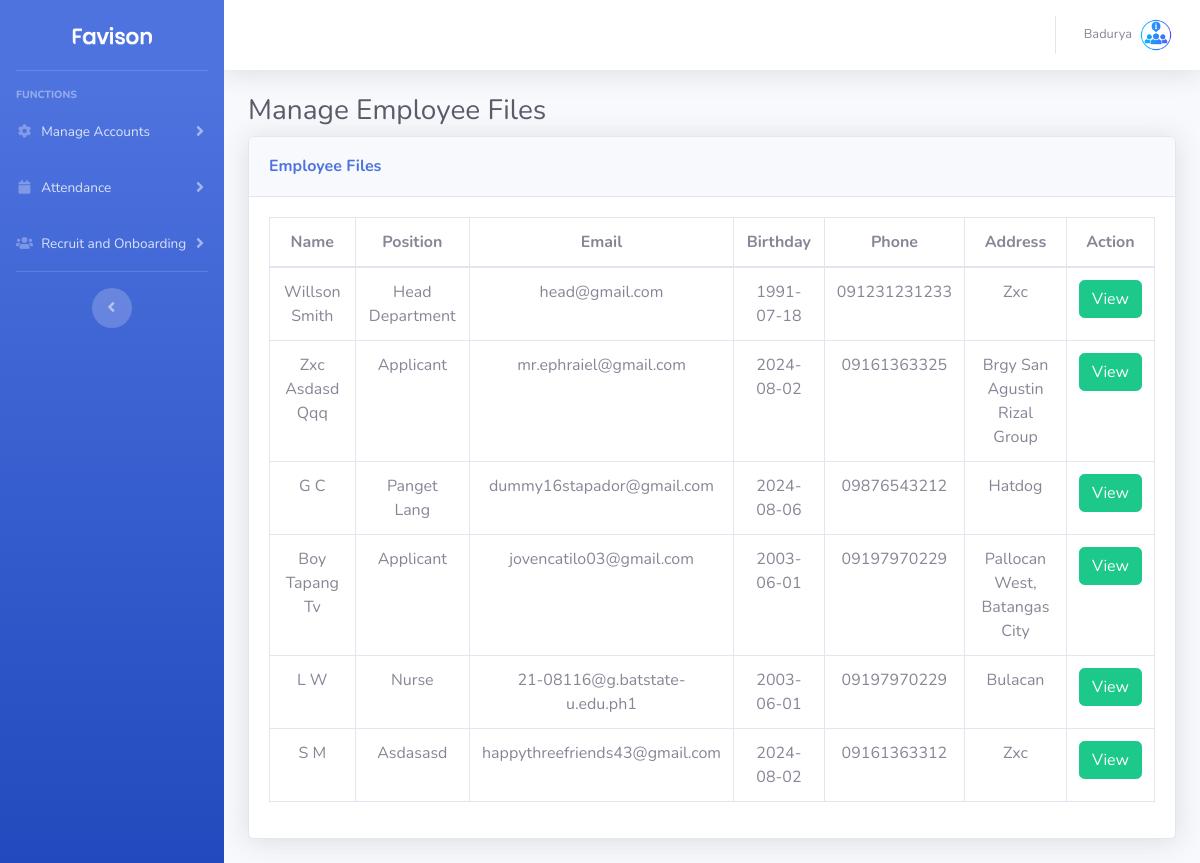
The app's page /admin?i=employee_files (signed in) with its own data.
### tables this page shows
CREATE TABLE `user_details` (
  `user_id` bigint(20) NOT NULL,
  `fname` varchar(256) NOT NULL,
  `mname` varchar(256) NOT NULL,
  `lname` varchar(256) NOT NULL,
  `gender` varchar(256) NOT NULL,
  `address` varchar(256) NOT NULL,
  `birthday` varchar(256) NOT NULL,
  `phone` varchar(256) NOT NULL,
  `position` varchar(256) NOT NULL,
  `profile_picture` text NOT NULL
);

CREATE TABLE `users` (
  `id` bigint(20) NOT NULL,
  `email` varchar(256) NOT NULL,
  `password` varchar(256) NOT NULL,
  `status` int(11) NOT NULL DEFAULT 0,
  `role` varchar(256) NOT NULL DEFAULT 'employee',
  `verification_code` varchar(256) NOT NULL
);

### conn/conn.php (called while the page is built, shortened)
<?php
class DatabaseHandler {
    private $pdo;
    public function __construct() {
        $dbHost = 'localhost';
        $dbPort = '3306';
        $dbName = 'cifra';
        $dbUser = 'root';
        $dbPassword = '';
        try {
            $dsn = "mysql:host=$dbHost;port=$dbPort;dbname=$dbName";
            $this->pdo = new PDO($dsn, $dbUser, $dbPassword);
            $this->pdo->setAttribute(PDO::ATTR_ERRMODE, PDO::ERRMODE_EXCEPTION);
        } catch (PDOException $e) {
            echo "Connection failed: " . $e->getMessage();
        }
    }
    public function getAllEmployee($status) {
        try {
            $stmt = $this->pdo->prepare("
                SELECT a.id, a.email,a.role, b.*
                FROM `users` AS a
                JOIN `user_details` AS b
                ON a.id = b.user_id
                WHERE a.status = :status
                AND (a.role = 'employee' OR a.role = 'head');
            ");
            $stmt->bindParam(':status', $status, PDO::PARAM_STR);
            $stmt->execute();
            $result = $stmt->fetchAll(PDO::FETCH_ASSOC);
            return $result;
        } catch (PDOException $e) {
            echo "Query failed: " . $e->getMessage();
        }
    }
    public function getIdByColumnValue($tableName, $columnName, $columnValue, $idColumnName) {
        try {
            $stmt = $this->pdo->prepare("SELECT $idColumnName FROM $tableName WHERE $columnName = :column_value");
            $stmt->bindParam(':column_value', $columnValue);
            $stmt->execute();
            $result = $stmt->fetch(PDO::FETCH_ASSOC);
            if ($result) {
                return $result[$idColumnName];
            } else {
                return null;
            }
        } catch (PDOException $e) {
            return null;
        }
    }
}
?>

### admin/employee_files.php (the view, shortened to what this page needs)
 <div class="container-fluid">
<h1 class="h3 mb-2 text-gray-800">Manage Employee Files</h1>
<div class="card shadow mb-4">
    <div class="card-header py-3 d-lg-flex text-center justify-content-lg-between align-items-center">
        <h6 class="m-0 font-weight-bold text-primary my-1">Employee Files</h6>
    </div>
    <div class="card-body">
        <div class="table-responsive">
            <table class="table table-bordered text-center" id="dataTable" width="100%" cellspacing="0">
                <thead>
                    <tr>
                        <th>Name</th>
                        <th>Position</th>
                        <th>Email</th>
                        <th>Birthday</th>
                        <th>Phone</th>
                        <th>Address</th>
                        <th>Action</th>
                    </tr>
                </thead>
                <tbody>
                    <?php
                    $rows = $db->getAllEmployee(0);
                    if(count($rows)>0){
                        foreach ($rows as $row) {
                            $id = $row['id'];
                            $email = $row['email'];
                            $fname = ucwords($row['fname']);
                            $mname = ucwords($row['mname']);
                            $lname = ucwords($row['lname']);
                            $fullname = $fname.' '.$mname.' '.$lname;
                            $address = ucwords($row['address']);
                            $birthday = $row['birthday'];
                            $phone = $row['phone'];
                            $position = ucwords($row['position']);
                            $data='
                                data-id="'.$id.'"
                                data-email="'.$email.'"
                                data-address="'.$address.'"
                                data-birthday="'.$birthday.'"
                                data-phone="'.$phone.'"
                                data-position="'.$position.'"
                            ';
                            $action = '<button '.$data.' data-type="view" data-toggle="modal" data-target="#formModal" class="viewBtn btn btn-success">View</button>
                                        ';
                            echo '<tr>
                                <td>'.$fullname.'</td>
                                <td>'.$position.'</td>
                                <td>'.$email.'</td>
                                <td>'.$birthday.'</td>
                                <td>'.$phone.'</td>
                                <td>'.$address.'</td>
                                <td>'.$action.'</td>
                            </tr>';
                        }
                    }
                    ?>
                </tbody>
            </table>
        </div>
    </div>
</div>
<link rel="stylesheet" href="https://cdn.datatables.net/2.1.3/css/dataTables.dataTables.css">

### admin/components/header.php (shortened to what this page needs)
<?php
include '../conn/conn.php';
$db = new DatabaseHandler();
$user_id = $_SESSION['id'];
?>
<!DOCTYPE html>
<html lang="en">
<head>
    <link href="vendor/fontawesome-free/css/all.min.css" rel="stylesheet" type="text/css">
    <link href="css/sb-admin-2.min.css" rel="stylesheet">
</head>
<body id="page-top">
    <div id="wrapper">
        <ul class="navbar-nav bg-gradient-primary sidebar sidebar-dark accordion" id="accordionSidebar">
            <a class="sidebar-brand d-flex align-items-center justify-content-center" href="?i=profile">
                <div class="sidebar-brand-icon">
                    <img src="img/logo.png" class="rounded " width="80px" alt="">
                </div>
            </a>
            <hr class="sidebar-divider">
            <div class="sidebar-heading">
                Functions
            </div>
            <li class="nav-item">
                <a class="nav-link collapsed" href="#" data-toggle="collapse" data-target="#collapseTwo"
                    aria-expanded="true" aria-controls="collapseTwo">
                    <i class="fas fa-fw fa-cog"></i>
                    <span>Manage Accounts</span>
                </a>
            </li>
             <li class="nav-item">
                <a class="nav-link collapsed" href="#" data-toggle="collapse" data-target="#collapseThree"
                    aria-expanded="true" aria-controls="collapseThree">
                    <i class="fas fa-fw fa-calendar"></i>
                    <span>Attendance</span>
                </a>
            </li>
            <li class="nav-item">
                <a class="nav-link collapsed" href="#" data-toggle="collapse" data-target="#collapseFour"
                    aria-expanded="true" aria-controls="collapseFour">
                    <i class="fas fa-fw fa-users"></i>
                    <span>Recruit and Onboarding</span>
                </a>
            </li>
            <hr class="sidebar-divider">
            <div class="text-center d-none d-md-inline">
                <button class="rounded-circle border-0" id="sidebarToggle"></button>
            </div>
        </ul>
        <div id="content-wrapper" class="d-flex flex-column">
            <div id="content">
                <nav class="navbar navbar-expand navbar-light bg-white topbar mb-4 static-top shadow">
                    <ul class="navbar-nav ml-auto">
                        <li class="nav-item dropdown no-arrow">
                        <a class="nav-link dropdown-toggle" href="#" id="userDropdown" role="button"
                                data-toggle="dropdown" aria-haspopup="true" aria-expanded="false">
                                <span class="mr-2 d-none d-lg-inline text-gray-600 small">
                                <?= ucwords($db->getIdByColumnValue("user_details","user_id",$_SESSION['id'],'fname') ) ?? 'Administrator'?>
                                </span>
                                <?php
                                $profile_picture = $db->getIdByColumnValue("user_details","user_id",$user_id,"profile_picture") ;
                                $profile_picture =  $profile_picture !="" ? '../profile/'.$profile_picture : 'img/undraw_profile.svg';
                                ?>
                                <img class="img-profile rounded-circle"
                                    src="<?=$profile_picture?>">
                            </a>
                        </li>
                    </ul>
                </nav>

### records on screen
user_details: fname "Badurya", profile_picture (picture)
user_details: fullname "Willson Smith", position "Head Department", user_id.email "head@gmail.com", birthday "1991-07-18", phone "091231231233", address "Zxc"
user_details: fullname "Zxc Asdasd Qqq", position "Applicant", user_id.email "mr.ephraiel@gmail.com", birthday "2024-08-02", phone "09161363325", address "Brgy San Agustin Rizal Group"
user_details: fullname "G C", position "Panget Lang", user_id.email "dummy16stapador@gmail.com", birthday "2024-08-06", phone "09876543212", address "Hatdog"
user_details: fullname "Boy Tapang Tv", position "Applicant", user_id.email "jovencatilo03@gmail.com", birthday "2003-06-01", phone "09197970229", address "Pallocan West, Batangas City"
user_details: fullname "L W", position "Nurse", user_id.email "21-08116@g.batstate-u.edu.ph1", birthday "2003-06-01", phone "09197970229", address "Bulacan"
user_details: fullname "S M", position "Asdasasd", user_id.email "happythreefriends43@gmail.com", birthday "2024-08-02", phone "09161363312", address "Zxc"
